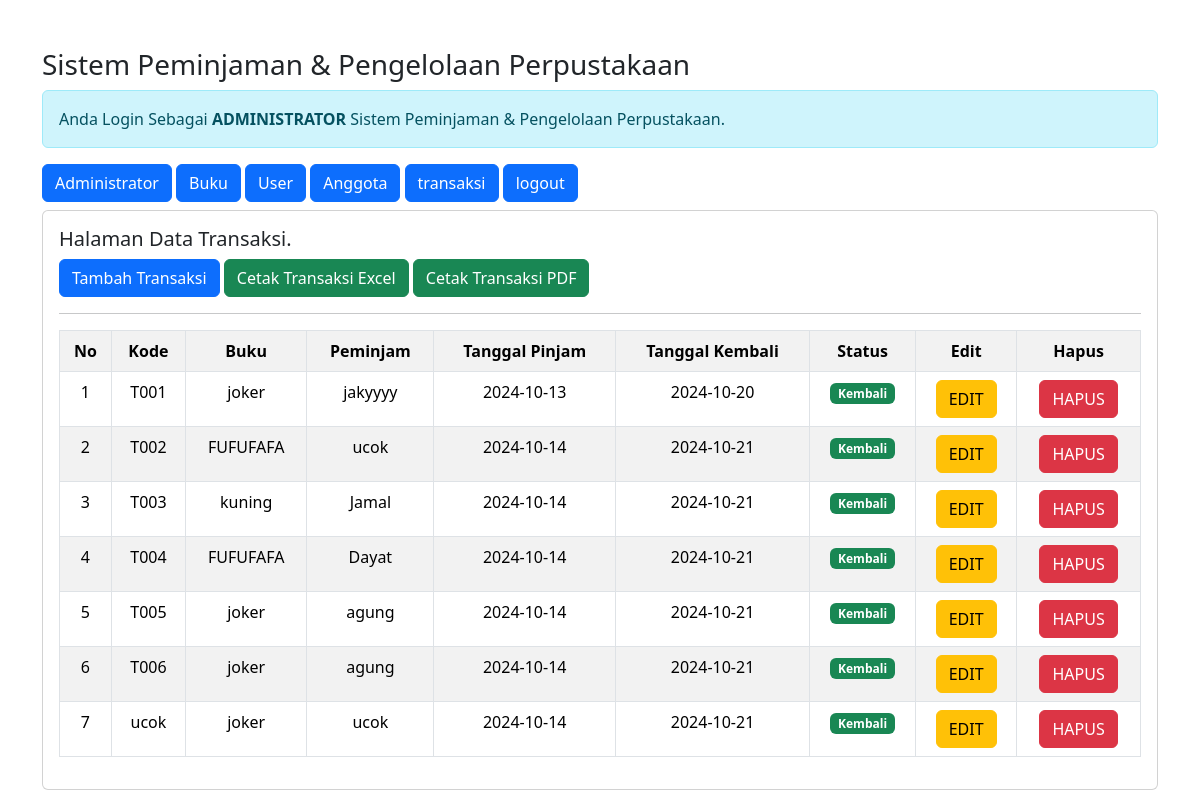
Page /admin/admin.php?url=transaksi (signed in) on the committed database.
### tables this page shows
CREATE TABLE `transaksi` (
  `id_transaksi` int(10) NOT NULL,
  `kode_transaksi` varchar(255) NOT NULL,
  `id_anggota` int(10) NOT NULL,
  `id_buku` int(10) NOT NULL,
  `tgl_pinjam` date NOT NULL,
  `tgl_kembali` date NOT NULL,
  `status` enum('pinjam','kembali') NOT NULL,
  `ket` text NOT NULL
);

CREATE TABLE `buku` (
  `id_buku` int(10) NOT NULL,
  `judul` varchar(255) NOT NULL,
  `isbn` varchar(25) NOT NULL,
  `pengarang` varchar(255) NOT NULL,
  `penerbit` varchar(255) NOT NULL,
  `tahun_terbit` int(11) NOT NULL,
  `jumlah_buku` int(11) NOT NULL,
  `deskripsi` text NOT NULL,
  `lokasi` enum('rak1','rak2','rak3') NOT NULL,
  `cover` varchar(255) NOT NULL
);

CREATE TABLE `anggota` (
  `id_anggota` int(11) NOT NULL,
  `id_user` int(11) NOT NULL,
  `npm` int(11) NOT NULL,
  `nama` varchar(255) NOT NULL,
  `tempat_lahir` varchar(255) NOT NULL,
  `tgl_lahir` date NOT NULL,
  `jk` enum('Laki-Laki','Perempuan') NOT NULL,
  `prodi` varchar(255) NOT NULL
);

### admin/transaksi.php (the view)
<h5>Halaman Data Transaksi.</h5>
<a href="?url=tambah-transaksi" class="btn btn-primary"> Tambah Transaksi </a>
<a href="cetak-transaksi.php?id_transaksi=<?= $data['id_transaksi'] ?>" class="btn btn-success" target="_blank">Cetak Transaksi Excel</a>
<a href="cetak-kwitansi.php?id_transaksi=<?= $data['id_transaksi'] ?>" class="btn btn-success" target="_blank">Cetak Transaksi PDF</a>
<hr>
<table class="table table-striped table-bordered">
    <tr class="fw-bold text-center">
        <td>No</td>
        <td>Kode</td>
        <td>Buku</td>
        <td>Peminjam</td>
        <td>Tanggal Pinjam</td>
        <td>Tanggal Kembali</td>
        <td>Status</td>
        <td>Edit</td>
        <td>Hapus</td>
    </tr>
    <?php
    include '../koneksi.php';
    $no = 1;
    $sql = "SELECT t.*, b.judul, a.nama
            FROM transaksi t
            JOIN buku b ON t.id_buku = b.id_buku
            JOIN anggota a ON t.id_anggota = a.id_anggota
            ORDER BY t.id_transaksi
    ";
    $query = mysqli_query($koneksi, $sql);
    if ($query) {
        foreach ($query as $data) {
            $tgl_pinjam = date("Y-m-d", strtotime($data['tgl_pinjam']));
            $tgl_kembali = date("Y-m-d", strtotime($data['tgl_kembali']));
            $status = $data['status'];
            $status_class = $status === 'pinjam' ? 'bg-danger text-white' : 'bg-success text-white';
            ?>
            <tr class="text-center">
                <td><?= $no++; ?></td>
                <td><?= $data['kode_transaksi'] ?></td>
                <td><?= $data['judul'] ?></td>
                <td><?= $data['nama'] ?></td>
                <td><?= $tgl_pinjam ?></td>
                <td><?= $tgl_kembali ?></td>
                <td>
                    <span class="badge <?= $status_class ?>"><?= ucfirst($status) ?></span>
                </td>
                <td>
                    <a href="?url=edit-transaksi&id_transaksi=<?= $data['id_transaksi'] ?>" class='btn btn-warning'>EDIT</a>
                </td>
                <td>
                    <a onclick="return confirm('Apakah Anda Yakin Ingin Menghapus Data?')" href="?url=hapus-transaksi&id_transaksi=<?= $data['id_transaksi'] ?>" class='btn btn-danger'>HAPUS</a>
                </td>
            </tr>
        <?php }
    } else {
        echo "<tr><td colspan='9' class='text-center'>Tidak ada data transaksi.</td></tr>";
    }
    ?>
</table>

### rows in the picture
transaksi: kode_transaksi "T001", id_buku.judul "joker", id_anggota.nama "jakyyyy", tgl_pinjam "2024-10-13", tgl_kembali "2024-10-20", status "Kembali"
transaksi: kode_transaksi "T002", id_buku.judul "FUFUFAFA", id_anggota.nama "ucok", tgl_pinjam "2024-10-14", tgl_kembali "2024-10-21", status "Kembali"
transaksi: kode_transaksi "T003", id_buku.judul "kuning", id_anggota.nama "Jamal", tgl_pinjam "2024-10-14", tgl_kembali "2024-10-21", status "Kembali"
transaksi: kode_transaksi "T004", id_buku.judul "FUFUFAFA", id_anggota.nama "Dayat", tgl_pinjam "2024-10-14", tgl_kembali "2024-10-21", status "Kembali"
transaksi: kode_transaksi "T005", id_buku.judul "joker", id_anggota.nama "agung", tgl_pinjam "2024-10-14", tgl_kembali "2024-10-21", status "Kembali"
transaksi: kode_transaksi "T006", id_buku.judul "joker", id_anggota.nama "agung", tgl_pinjam "2024-10-14", tgl_kembali "2024-10-21", status "Kembali"
transaksi: kode_transaksi "ucok", id_buku.judul "joker", id_anggota.nama "ucok", tgl_pinjam "2024-10-14", tgl_kembali "2024-10-21", status "Kembali"
